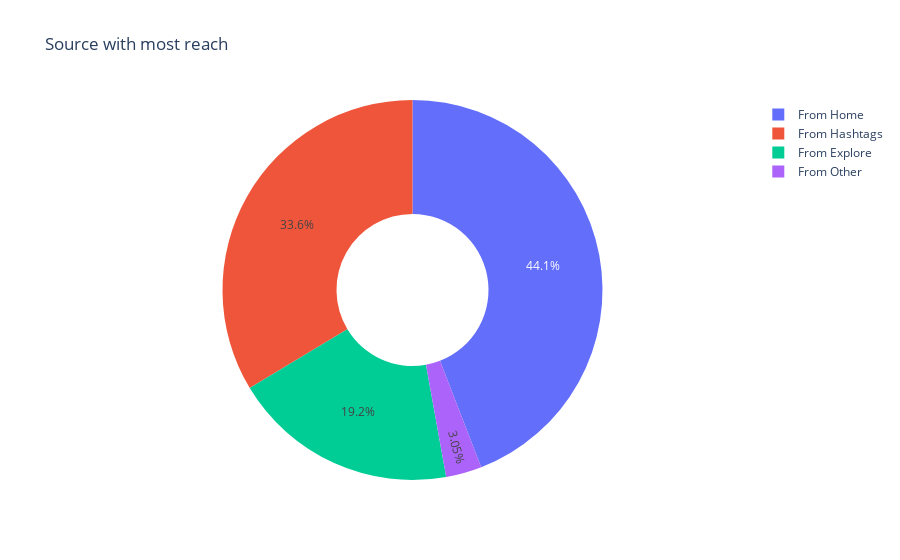

The notebook cell this image was saved under:
### Code cell
home = df['From Home'].sum()
hashtags = df['From Hashtags'].sum()
Explore = df['From Explore'].sum()
Other = df['From Other'].sum()

values = [home, hashtags, Explore, Other]
lables = ['From Home', 'From Hashtags', 'From Explore', 'From Other']

px.pie(values=values, names=lables, title = 'Source with most reach', hole=0.4)

### Figure 1 — Plotly figure (JSON) as saved in the notebook; plotly's stock layout.template omitted (floating-point values rounded to 4 significant figures)
{"data": [{"domain": {"x": [0, 1], "y": [0, 1]}, "hole": 0.4, "hovertemplate": "label=%{label}<br>value=%{value}<extra></extra>", "labels": ["From Home", "From Hashtags", "From Explore", "From Other"], "legendgroup": "", "name": "", "showlegend": true, "type": "pie", "values": [294619, 224614, 128294, 20360]}], "layout": {"legend": {"tracegroupgap": 0}, "title": {"text": "Source with most reach"}}}
